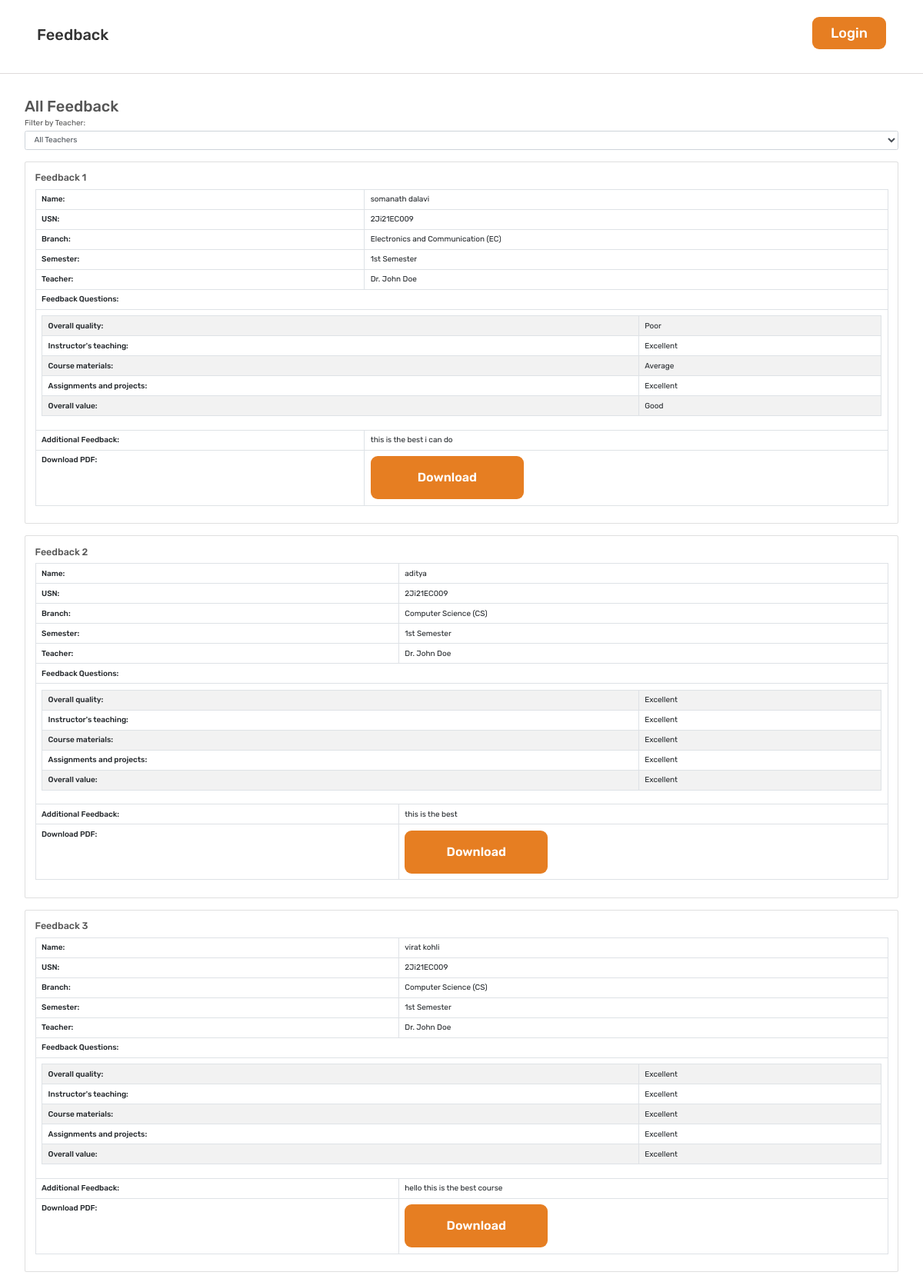
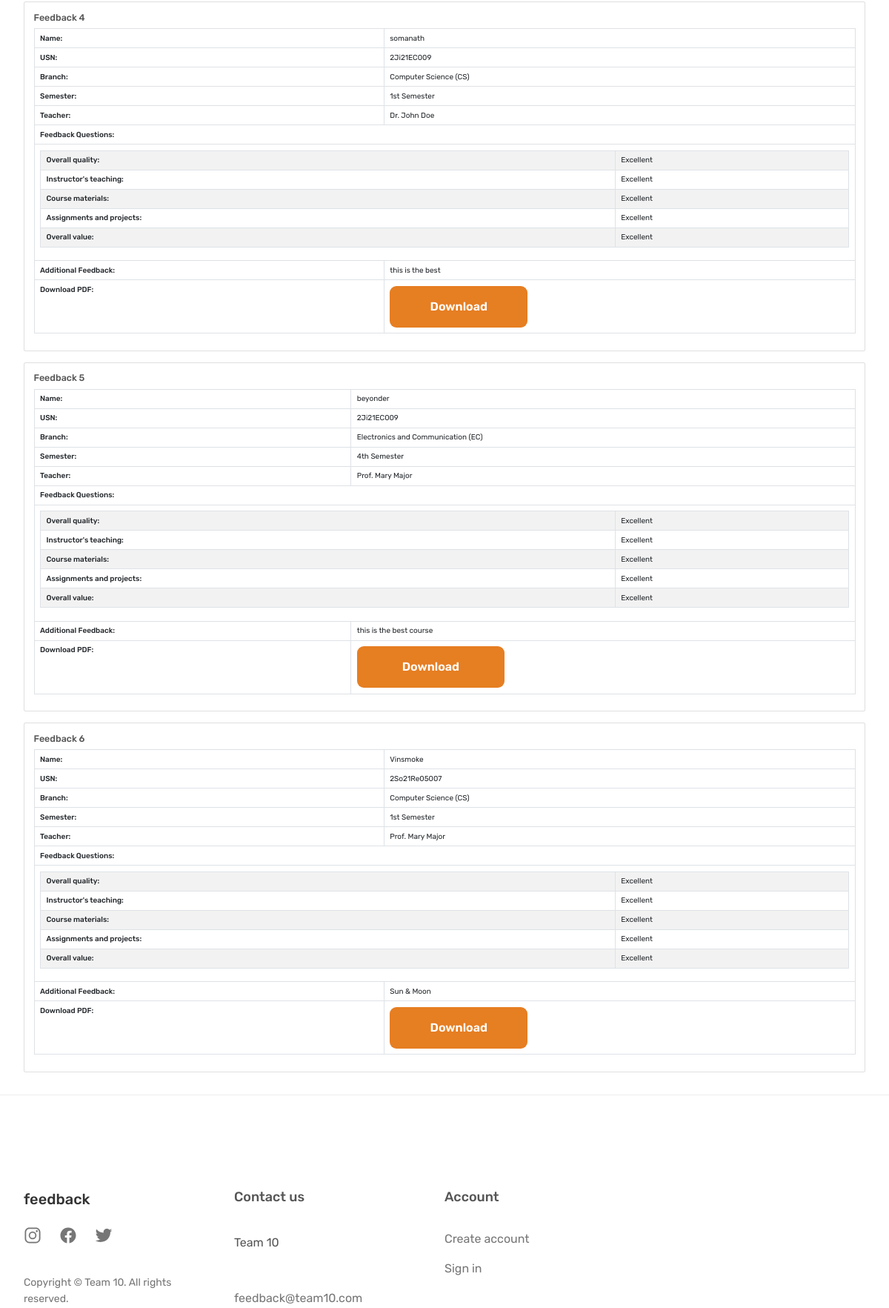
The app's page /feedback/all_feedback/ (upper part) with its own data (2 pictures, top to bottom).
### feedback/models.py (models this page shows, shortened)
class Feedback(models.Model):
    BRANCH_CHOICES = [
        ('cs', 'Computer Science (CS)'),
        ('ec', 'Electronics and Communication (EC)'),
        ('ee', 'Electrical Engineering (EE)'),
        ('me', 'Mechanical Engineering (ME)'),
        ('cv', 'Civil Engineering (CV)'),
    ]
    SEMESTER_CHOICES = [
        (1, '1st Semester'),
        (2, '2nd Semester'),
        (3, '3rd Semester'),
        (4, '4th Semester'),
        (5, '5th Semester'),
        (6, '6th Semester'),
        (7, '7th Semester'),
        (8, '8th Semester'),
    ]
    TEACHER_CHOICES = [
        ('teacher1', 'Dr. John Doe'),
        ('teacher2', 'Dr. Jane Smith'),
        ('teacher3', 'Prof. Richard Roe'),
        ('teacher4', 'Prof. Mary Major'),
        ('teacher5', 'Dr. Alan Smithee'),
    ]
    RATING_CHOICES = [
        ('Excellent', 'Excellent'),
        ('Good', 'Good'),
        ('Average', 'Average'),
        ('Poor', 'Poor'),
    ]
    name = models.CharField(max_length=100)
    usn = models.CharField(max_length=20)
    branch = models.CharField(max_length=2, choices=BRANCH_CHOICES)
    semester = models.IntegerField(choices=SEMESTER_CHOICES, default=1)
    teacher = models.CharField(max_length=10, choices=TEACHER_CHOICES, default='teacher1')
    question1 = models.CharField(max_length=10, choices=RATING_CHOICES)
    question2 = models.CharField(max_length=10, choices=RATING_CHOICES)
    question3 = models.CharField(max_length=10, choices=RATING_CHOICES)
    question4 = models.CharField(max_length=10, choices=RATING_CHOICES)
    question5 = models.CharField(max_length=10, choices=RATING_CHOICES)
    additional_feedback = models.TextField()
    pdf_url = models.URLField(max_length=200, blank=True, null=True)

### feedback/views.py (the view)
# urls.py: path('all_feedback/', views.view_all_feedback, name='all_feedback'),
def view_all_feedback(request):
    teacher_filter = request.GET.get('teacher')
    if teacher_filter:
        all_feedback = Feedback.objects.filter(teacher=teacher_filter)
        show_graph = True
    else:
        all_feedback = Feedback.objects.all()
        show_graph = False
    teachers = Feedback.TEACHER_CHOICES
    question_objects = Question.objects.all()
    questions = [question.question_text for question in question_objects]
    question_dict = {question.question_text: f'question{i+1}' for i, question in enumerate(question_objects)}
    rating_choices = ['Excellent', 'Good', 'Average', 'Poor']
    rating_counts = {question: {rating: 0 for rating in rating_choices} for question in questions}
    total_responses = {question: 0 for question in questions}
    for feedback in all_feedback:
        for question_text, question_field in question_dict.items():
            rating = getattr(feedback, question_field)
            if rating in rating_counts[question_text]:
                rating_counts[question_text][rating] += 1
                total_responses[question_text] += 1
    rating_percentages = {
        question: {rating: (count / total_responses[question]) * 100 if total_responses[question] else 0
                   for rating, count in rating_counts[question].items()}
        for question in questions
    }
    context = {
        'all_feedback': all_feedback,
        'teachers': teachers,
        'teacher_filter': teacher_filter,
        'questions': questions,
        'rating_percentages': rating_percentages,
        'show_graph': show_graph,
    }
    return render(request, 'view_all_feedback.html', context)

### feedback/templates/view_all_feedback.html (shortened to what this page needs)
{% extends "base.html" %}
{% block content %}
<main class="mt-5 mb-5">
    <div class="container mt-5">
        <h2>All Feedback</h2>
        <form method="get" class="mb-4">
            <div class="form-group">
                <label for="teacher">Filter by Teacher:</label>
                <select class="form-control" id="teacher" name="teacher" onchange="this.form.submit()">
                    <option value="">All Teachers</option>
                </select>
            </div>
        </form>
        {% for feedback in all_feedback %}
        <div class="card mb-4">
            <div class="card-body">
                <h5 class="card-title">Feedback {{ forloop.counter }}</h5>
                <table class="table table-bordered">
                    <tbody>
                        <tr>
                            <td><strong>Name:</strong></td>
                            <td>{{ feedback.name }}</td>
                        </tr>
                        <tr>
                            <td><strong>USN:</strong></td>
                            <td>{{ feedback.usn }}</td>
                        </tr>
                        <tr>
                            <td><strong>Branch:</strong></td>
                            <td>{{ feedback.get_branch_display }}</td>
                        </tr>
                        <tr>
                            <td><strong>Semester:</strong></td>
                            <td>{{ feedback.get_semester_display }}</td>
                        </tr>
                        <tr>
                            <td><strong>Teacher:</strong></td>
                            <td>{{ feedback.get_teacher_display }}</td>
                        </tr>
                        <tr>
                            <td colspan="2"><strong>Feedback Questions:</strong></td>
                        </tr>
                        <tr>
                            <td colspan="2">
                                <table class="table table-striped">
                                    <tbody>
                                        <tr>
                                            <td><strong>Overall quality:</strong></td>
                                            <td>{{ feedback.question1 }}</td>
                                        </tr>
                                        <tr>
                                            <td><strong>Instructor's teaching:</strong></td>
                                            <td>{{ feedback.question2 }}</td>
                                        </tr>
                                        <tr>
                                            <td><strong>Course materials:</strong></td>
                                            <td>{{ feedback.question3 }}</td>
                                        </tr>
                                        <tr>
                                            <td><strong>Assignments and projects:</strong></td>
                                            <td>{{ feedback.question4 }}</td>
                                        </tr>
                                        <tr>
                                            <td><strong>Overall value:</strong></td>
                                            <td>{{ feedback.question5 }}</td>
                                        </tr>
                                    </tbody>
                                </table>
                            </td>
                        </tr>
                        <tr>
                            <td><strong>Additional Feedback:</strong></td>
                            <td>{{ feedback.additional_feedback }}</td>
                        </tr>
                        <tr>
                            <td><strong>Download PDF:</strong></td>
                            <td><a href="{{ feedback.pdf_url }}" class="btn btn-primary btn-sm" download style="width: 30%; font-size:16px">Download</a></td>
                        </tr>
                    </tbody>
                </table>
            </div>
        </div>
        {% endfor %}
    </div>
</main>
{% endblock content %}

### Home/templates/base.html (shortened to what this page needs)
<!DOCTYPE html>
<html lang="en">
    {% load static %}
  <head>
<link href="https://maxcdn.bootstrapcdn.com/bootstrap/4.5.2/css/bootstrap.min.css" rel="stylesheet">
    <link rel="stylesheet" href="{% static 'Home/css/general.css'%}"/>
    <link rel="stylesheet" href="{% static 'Home/css/base.css'%}" />
  </head>
  <body>
    <header class="header">
      <a href="{% url 'home' %}" class="main-nav-link">
        <h2>Feedback</h2>
      </a>
      <nav class="main-nav">
        <ul class="main-nav-list">
           {% if request.user.is_authenticated %}
          <li style="display:flex; align-items: center ; justify-content: center;"><p style="margin-right:2rem ; font-size: 1.7rem">{{request.user | upper}}</p><a class="main-nav-link nav-cta" href="{% url "logout" %}">Logout</a></li> {% else %}
          <li><a class="main-nav-link nav-cta" href="{% url "login" %}">Login</a></li>
          {% endif %}
        </ul>
      </nav>
    </header>
    {% block content %}{% endblock content %}
    <footer class="footer">
      <div class="container grid grid--footer">
        <div class="logo-col">
          <a href="#"  class="main-nav-link" style='margin-bottom : 2rem;'>
            <h2>feedback</h2>
          </a>
          <ul class="social-links">
            <li>
              <a class="footer-link" href="#"
                ><ion-icon class="social-icon" name="logo-instagram"></ion-icon
              ></a>
            </li>
            <li>
              <a class="footer-link" href="#"
                ><ion-icon class="social-icon" name="logo-facebook"></ion-icon
              ></a>
            </li>
            <li>
              <a class="footer-link" href="#"
                ><ion-icon class="social-icon" name="logo-twitter"></ion-icon
              ></a>
            </li>
          </ul>
          <p class="copyright">
            Copyright &copy; Team 10. All rights reserved.
          </p>
        </div>
        <div class="address-col">
          <p class="footer-heading">Contact us</p>
          <address class="contacts">
            <p class="address">
              Team 10
            </p>
            <p>
              <br />
              <a class="footer-link" href="mailto:hello@feedback.com"
                >feedback@team10.com</a
              >
            </p>
          </address>
        </div>
        <nav class="nav-col">
          <p class="footer-heading">Account</p>
          <ul class="footer-nav">
            <li><a class="footer-link" href="#">Create account</a></li>
            <li><a class="footer-link" href="#">Sign in</a></li>
          </ul>
        </nav>
      </div>
    </footer>
  </body>
</html>

### Home/static/Home/css/general.css (style rules this page uses)
* { padding: 0; margin: 0; box-sizing: border-box; }
html { font-size: 62.5%; }
body { font-family: "Rubik", sans-serif; line-height: 1; font-weight: 400; color: #555; }
.container { max-width: 120rem; padding: 0 3.2rem; margin: 0 auto; }
.grid { display: grid; column-gap: 6.4rem; row-gap: 9.6rem; }
.btn, .btn:link, .btn:visited { display: inline-block; text-decoration: none; font-size: 2rem; font-weight: 600; padding: 1.6rem 3.2rem; border-radius: 9px; border: none; cursor: pointer; font-family: inherit; background-color: #e67e22; transition: all 0.3s; }
strong { font-weight: 500; }

### Home/static/Home/css/base.css (style rules this page uses)
:root { --color-primary: #e67e22; }
.header { position: sticky; top: 0; left: 0; z-index: 100; display: flex; justify-content: space-between; align-items: center; background-color: white; border-bottom: 1px solid #dedada; height: 9.6rem; padding: 0 4.8rem; }
.main-nav-list { list-style: none; display: flex; align-items: center; gap: 3.2rem; }
.main-nav-link:link, .main-nav-link:visited { display: inline-block; text-decoration: none; color: #333; font-weight: 500; font-size: 1.8rem; transition: all 0.3s; }
.main-nav-link.nav-cta:link, .main-nav-link.nav-cta:visited { padding: 1.2rem 2.4rem; border-radius: 9px; color: #fff; background-color: #e67e22; }
.footer { padding: 12.8rem 0; border-top: 1px solid #eee; }
.grid--footer { grid-template-columns: 1.5fr 1.5fr 1fr 1fr 1fr; }
.logo-col { display: flex; flex-direction: column; }
.social-links { list-style: none; display: flex; gap: 2.4rem; }
.social-icon { height: 2.4rem; width: 2.4rem; }
.copyright { font-size: 1.4rem; line-height: 1.6; color: #767676; margin-top: auto; }
.footer-heading { font-size: 1.8rem; font-weight: 500; margin-bottom: 4rem; }
.contacts { font-style: normal; font-size: 1.6rem; line-height: 1.6; }
.address { margin-bottom: 2.4rem; }
.footer-nav { list-style: none; display: flex; flex-direction: column; gap: 2.4rem; }
.footer-link:link, .footer-link:visited { text-decoration: none; font-size: 1.6rem; color: #767676; transition: all 0.3s; }

### records on screen
Feedback: name "somanath dalavi", usn "2Ji21EC009", branch "Electronics and Communication (EC)", semester "1st Semester", teacher "Dr. John Doe", question1 "Poor", question2 "Excellent", question3 "Average", question4 "Excellent", question5 "Good", additional_feedback "this is the best i can do"
Feedback: name "aditya", usn "2Ji21EC009", branch "Computer Science (CS)", semester "1st Semester", teacher "Dr. John Doe", question1 "Excellent", question2 "Excellent", question3 "Excellent", question4 "Excellent", question5 "Excellent", additional_feedback "this is the best"
Feedback: name "virat kohli", usn "2Ji21EC009", branch "Computer Science (CS)", semester "1st Semester", teacher "Dr. John Doe", question1 "Excellent", question2 "Excellent", question3 "Excellent", question4 "Excellent", question5 "Excellent", additional_feedback "hello this is the best course"
Feedback: name "somanath", usn "2Ji21EC009", branch "Computer Science (CS)", semester "1st Semester", teacher "Dr. John Doe", question1 "Excellent", question2 "Excellent", question3 "Excellent", question4 "Excellent", question5 "Excellent", additional_feedback "this is the best"
Feedback: name "beyonder", usn "2Ji21EC009", branch "Electronics and Communication (EC)", semester "4th Semester", teacher "Prof. Mary Major", question1 "Excellent", question2 "Excellent", question3 "Excellent", question4 "Excellent", question5 "Excellent", additional_feedback "this is the best course"
Feedback: name "Vinsmoke", usn "2So21Re05007", branch "Computer Science (CS)", semester "1st Semester", teacher "Prof. Mary Major", question1 "Excellent", question2 "Excellent", question3 "Excellent", question4 "Excellent", question5 "Excellent", additional_feedback "Sun & Moon"
